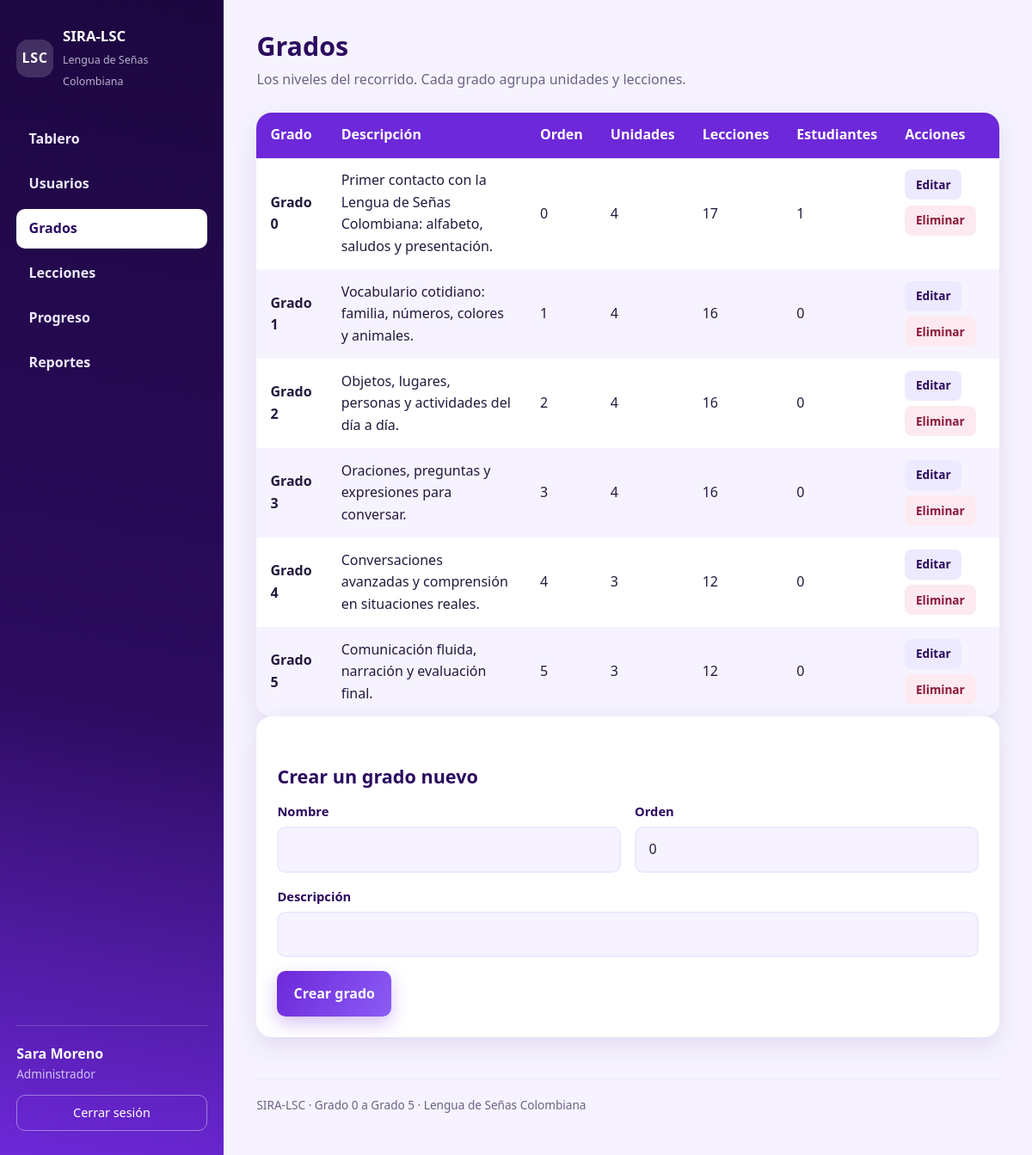
/index.php?ruta=admin/grados (signed in), run on the app's committed database.
### tables this page shows
CREATE TABLE usuarios (
    id_usuario     INT AUTO_INCREMENT PRIMARY KEY,
    nombre         VARCHAR(80)  NOT NULL,
    apellido       VARCHAR(80)  NOT NULL,
    correo         VARCHAR(150) NOT NULL UNIQUE,
    usuario        VARCHAR(50)  NOT NULL UNIQUE,
    contrasena     VARCHAR(255) NOT NULL,
    rol            ENUM('estudiante','tutor','administrador') NOT NULL DEFAULT 'estudiante',
    id_grado       INT          NULL,
    activo         TINYINT(1)   NOT NULL DEFAULT 1,
    fecha_registro DATETIME     NOT NULL DEFAULT CURRENT_TIMESTAMP,
    CONSTRAINT fk_usuarios_grado
        FOREIGN KEY (id_grado) REFERENCES grados(id_grado)
        ON DELETE SET NULL ON UPDATE CASCADE
);

CREATE TABLE grados (
    id_grado    INT AUTO_INCREMENT PRIMARY KEY,
    nombre      VARCHAR(50)  NOT NULL,
    descripcion VARCHAR(255) NOT NULL,
    orden       INT          NOT NULL DEFAULT 0
);

### config/funciones.php (called while the page is built, shortened)
<?php
function e($texto)
{
    return htmlspecialchars((string) $texto, ENT_QUOTES, 'UTF-8');
}
function url($ruta = 'inicio', $parametros = array())
{
    $destino = BASE_URL . 'index.php?ruta=' . urlencode($ruta);
    foreach ($parametros as $clave => $valor) {
        $destino .= '&' . urlencode($clave) . '=' . urlencode($valor);
    }
    return $destino;
}
function vista($archivo, $datos = array())
{
    extract($datos, EXTR_SKIP);
    require RUTA_BASE . '/views/' . $archivo . '.php';
}
function rolActual()
{
    return isset($_SESSION['rol']) ? $_SESSION['rol'] : null;
}
function panelDe($rol)
{
    switch ($rol) {
        case 'administrador': return 'admin/inicio';
    }
}
function nombreRol($rol)
{
    $nombres = array(
        'estudiante'    => 'Estudiante',
        'tutor'         => 'Tutor',
        'administrador' => 'Administrador',
    );
    return isset($nombres[$rol]) ? $nombres[$rol] : $rol;
}

### controllers/AdministradorController.php (called while the page is built, shortened)
<?php
class AdministradorController
{
    private $modeloUsuario;
    private $modeloGrado;
    public function __construct()
    {
        $this->modeloUsuario    = new Usuario();
        $this->modeloGrado      = new Grado();
    }
    public function grados($errores = array(), $datos = array())
    {
        vista('administrador/grados', array(
            'admin'   => $this->modeloUsuario->obtenerPorId($_SESSION['id_usuario']),
            'grados'  => $this->modeloGrado->listarConConteos(),
            'edita'   => isset($_GET['id']) ? $this->modeloGrado->obtenerPorId((int) $_GET['id']) : null,
            'errores' => $errores,
            'datos'   => $datos,
        ));
    }
}

### models/Usuario.php (called while the page is built, shortened)
<?php
class Usuario
{
    private $db;
    public function __construct()
    {
        $this->db = Database::conexion();
    }
    public function obtenerPorId($idUsuario)
    {
        $sentencia = $this->db->prepare(
            'SELECT u.id_usuario, u.nombre, u.apellido, u.correo, u.usuario, u.rol,
                    u.id_grado, u.activo, u.fecha_registro,
                    g.nombre AS grado, g.descripcion AS grado_descripcion, g.orden AS grado_orden
             FROM usuarios u
             LEFT JOIN grados g ON g.id_grado = u.id_grado
             WHERE u.id_usuario = ?'
        );
        $sentencia->execute(array((int) $idUsuario));
        $fila = $sentencia->fetch();
        return $fila ? $fila : null;
    }
}

### config/Database.php (called while the page is built, shortened)
<?php
class Database
{
    private static $pdo = null;
    public static function conexion()
    {
        if (self::$pdo === null) {
            $dsn = 'mysql:host=' . DB_HOST . ';dbname=' . DB_NOMBRE . ';charset=utf8mb4';
            try {
                self::$pdo = new PDO($dsn, DB_USUARIO, DB_CLAVE, array(
                    PDO::ATTR_ERRMODE            => PDO::ERRMODE_EXCEPTION,
                    PDO::ATTR_DEFAULT_FETCH_MODE => PDO::FETCH_ASSOC,
                    PDO::ATTR_EMULATE_PREPARES   => false,
                ));
            } catch (PDOException $e) {
                self::mostrarError($e->getMessage());
            }
        }
        return self::$pdo;
    }
}

### models/Grado.php (called while the page is built, shortened)
<?php
class Grado
{
    private $db;
    public function __construct()
    {
        $this->db = Database::conexion();
    }
    public function listarConConteos()
    {
        $sql = 'SELECT g.id_grado, g.nombre, g.descripcion, g.orden,
                       (SELECT COUNT(*) FROM cursos c WHERE c.id_grado = g.id_grado) AS cursos,
                       (SELECT COUNT(*) FROM lecciones l
                          INNER JOIN cursos c2 ON c2.id_curso = l.id_curso
                         WHERE c2.id_grado = g.id_grado) AS lecciones,
                       (SELECT COUNT(*) FROM usuarios u
                         WHERE u.id_grado = g.id_grado AND u.rol = \'estudiante\') AS estudiantes
                FROM grados g
                ORDER BY g.orden ASC, g.id_grado ASC';
        return $this->db->query($sql)->fetchAll();
    }
}

### views/administrador/grados.php (the view, shortened to what this page needs)
<?php
$activo  = 'grados';
$datos   = isset($datos) ? $datos : array();
$edita   = isset($edita) ? $edita : null;
$valor   = function ($campo, $porDefecto = '') use ($datos, $edita) {
    if (isset($datos[$campo]) && $datos[$campo] !== '') { return $datos[$campo]; }
    if ($edita && isset($edita[$campo]))                { return $edita[$campo]; }
    return $porDefecto;
};
require RUTA_BASE . '/views/layouts/header.php';
?>
<header class="titular">
    <h1>Grados</h1>
    <p>Los niveles del recorrido. Cada grado agrupa unidades y lecciones.</p>
</header>
<table class="tabla">
    <thead><tr><th>Grado</th><th>Descripción</th><th>Orden</th><th>Unidades</th><th>Lecciones</th><th>Estudiantes</th><th>Acciones</th></tr></thead>
    <tbody>
    <?php foreach ($grados as $fila): ?>
        <tr>
            <td><strong><?php echo e($fila['nombre']); ?></strong></td>
            <td><?php echo e($fila['descripcion']); ?></td>
            <td><?php echo (int) $fila['orden']; ?></td>
            <td><?php echo (int) $fila['cursos']; ?></td>
            <td><?php echo (int) $fila['lecciones']; ?></td>
            <td><?php echo (int) $fila['estudiantes']; ?></td>
            <td class="acciones">
                <a class="boton-mini" href="<?php echo url('admin/grados', array('id' => $fila['id_grado'])); ?>">Editar</a>
                <form method="post" action="<?php echo url('admin/grado/eliminar'); ?>">
                    <button class="boton-mini boton-peligro" type="submit">Eliminar</button>
                </form>
            </td>
        </tr>
    <?php endforeach; ?>
    </tbody>
</table>
<section class="tarjeta-form">
    <h2 class="titulo-seccion"><?php echo $edita ? 'Editar ' . e($edita['nombre']) : 'Crear un grado nuevo'; ?></h2>
    <form class="formulario" method="post" action="<?php echo url('admin/grado/guardar'); ?>">
        <div class="fila-doble">
            <p class="campo">
                <label for="nombre">Nombre</label>
                <input type="text" id="nombre" name="nombre" value="<?php echo e($valor('nombre')); ?>" required>
            </p>
            <p class="campo">
                <label for="orden">Orden</label>
                <input type="number" id="orden" name="orden" value="<?php echo e($valor('orden', '0')); ?>" min="0">
            </p>
        </div>
        <p class="campo">
            <label for="descripcion">Descripción</label>
            <input type="text" id="descripcion" name="descripcion" value="<?php echo e($valor('descripcion')); ?>" maxlength="255" required>
        </p>
        <button class="boton boton-corto" type="submit"><?php echo $edita ? 'Guardar cambios' : 'Crear grado'; ?></button>
    </form>
</section>
<?php require RUTA_BASE . '/views/layouts/footer.php'; ?>

### views/layouts/header.php (shortened to what this page needs)
<?php
$activo  = isset($activo) ? $activo : '';
$sinMenu = isset($sinMenu) ? $sinMenu : false;
$rol     = rolActual();
$conectado = null;
$prioridad = array('estudiante', 'tutor', 'admin');
if ($rol === 'tutor')              { $prioridad = array('tutor', 'admin', 'estudiante'); }
elseif ($rol === 'administrador')  { $prioridad = array('admin', 'tutor', 'estudiante'); }
foreach ($prioridad as $posible) {
    if (isset($$posible) && is_array($$posible) && isset($$posible['nombre'])) {
        $conectado = $$posible;
        break;
    }
}
$menus = array(
    'estudiante' => array(
        'Inicio'       => array('estudiante/inicio',    'inicio'),
        'Mis cursos'   => array('estudiante/cursos',    'cursos'),
        'Mis lecciones'=> array('estudiante/lecciones', 'lecciones'),
        'Mi progreso'  => array('estudiante/progreso',  'progreso'),
        'Mi perfil'    => array('estudiante/perfil',    'perfil'),
    ),
    'tutor' => array(
        'Inicio'           => array('tutor/inicio',      'inicio'),
        'Mis estudiantes'  => array('tutor/estudiantes', 'estudiantes'),
        'Mi perfil'        => array('tutor/perfil',      'perfil'),
    ),
    'administrador' => array(
        'Tablero'   => array('admin/inicio',    'inicio'),
        'Usuarios'  => array('admin/usuarios',  'usuarios'),
        'Grados'    => array('admin/grados',    'grados'),
        'Lecciones' => array('admin/lecciones', 'lecciones'),
        'Progreso'  => array('admin/progreso',  'progreso'),
        'Reportes'   => array('admin/reportes',  'reportes'),
    ),
);
$menu = isset($menus[$rol]) ? $menus[$rol] : array();
?>
<!DOCTYPE html>
<html lang="es">
<head>
    <link rel="stylesheet" href="<?php echo BASE_URL; ?>css/estilos.css">
</head>
<body class="<?php echo $sinMenu ? 'cuerpo-acceso' : 'cuerpo-panel'; ?>">
<?php if ($sinMenu): ?>
<main class="acceso">
<?php else: ?>
<div class="aplicacion">
    <nav class="menu-lateral">
        <a class="marca" href="<?php echo url(panelDe($rol)); ?>">
            <span class="marca-sigla">LSC</span>
            <span class="marca-texto">
                <strong>SIRA-LSC</strong>
                <small>Lengua de Señas Colombiana</small>
            </span>
        </a>
        <ul class="menu">
            <?php foreach ($menu as $etiqueta => $destino): ?>
                <li>
                    <a href="<?php echo url($destino[0]); ?>"
                       class="<?php echo $activo === $destino[1] ? 'activo' : ''; ?>">
                        <?php echo e($etiqueta); ?>
                    </a>
                </li>
            <?php endforeach; ?>
        </ul>
        <div class="menu-pie">
            <?php if ($conectado): ?>
                <p class="menu-nombre"><?php echo e($conectado['nombre'] . ' ' . $conectado['apellido']); ?></p>
                <p class="menu-grado">
                    <?php
                    echo e(nombreRol($rol));
                    ?>
                </p>
            <?php endif; ?>
            <a class="boton-salir" href="<?php echo url('salir'); ?>">Cerrar sesión</a>
        </div>
    </nav>
    <main class="contenido">
<?php endif; ?>

### css/estilos.css (style rules this page uses)
:root { --morado-oscuro: #2b0b5e; --morado-noche: #1d0740; --morado: #6d28d9; --morado-claro: #8b5cf6; --lavanda: #ede9fe; --lavanda-suave: #f6f3ff; --blanco: #ffffff; --tinta: #241a3d; --gris: #6c6383; --exito: #1f7a5a; --error: #b3204a; --radio: 18px; --radio-mini: 10px; --sombra: 0 10px 30px rgba(45, 12, 96, .10); --sombra-alta: 0 18px 44px rgba(45, 12, 96, .20); }
* { box-sizing: border-box; }
html { -webkit-text-size-adjust: 100%; }
body { margin: 0; font-family: "Segoe UI", "Trebuchet MS", system-ui, -apple-system, Arial, sans-serif; color: var(--tinta); line-height: 1.6; background: var(--lavanda-suave); }
h1, h2, h3 { line-height: 1.25; margin: 0 0 .4rem; font-weight: 700; }
h1 { font-size: 1.9rem; }
h2 { font-size: 1.35rem; }
p { margin: 0 0 .8rem; }
a { color: var(--morado); text-decoration: none; }
.formulario { margin: 0; }
.campo { display: block; margin: 0 0 1rem; }
.campo label { display: block; margin-bottom: .35rem; font-size: .92rem; font-weight: 600; color: var(--morado-oscuro); }
.campo input, .campo select { width: 100%; padding: .75rem .9rem; font: inherit; color: var(--tinta); background: var(--lavanda-suave); border: 2px solid var(--lavanda); border-radius: var(--radio-mini); transition: border-color .15s ease, background-color .15s ease; }
.fila-doble { display: grid; grid-template-columns: 1fr 1fr; gap: 0 1rem; }
.boton { display: inline-block; width: 100%; padding: .85rem 1.2rem; font: inherit; font-weight: 700; color: var(--blanco); background: linear-gradient(120deg, var(--morado) 0%, var(--morado-claro) 100%); border: none; border-radius: var(--radio-mini); cursor: pointer; text-align: center; box-shadow: 0 8px 20px rgba(109, 40, 217, .28); transition: transform .18s ease, box-shadow .18s ease, background .18s ease; }
.aplicacion { display: flex; min-height: 100vh; }
.menu-lateral { width: 260px; flex-shrink: 0; padding: 1.8rem 1.2rem; background: linear-gradient(190deg, var(--morado-noche) 0%, var(--morado-oscuro) 60%, var(--morado) 100%); color: var(--lavanda); display: flex; flex-direction: column; }
.marca { display: flex; align-items: center; gap: .7rem; margin-bottom: 2rem; color: var(--blanco); }
.marca-sigla { display: grid; place-items: center; width: 44px; height: 44px; border-radius: 14px; background: rgba(255, 255, 255, .16); font-weight: 700; letter-spacing: .04em; }
.marca-texto strong { display: block; font-size: 1.05rem; }
.marca-texto small { color: rgba(237, 233, 254, .75); font-size: .78rem; }
.menu { list-style: none; margin: 0; padding: 0; flex: 1; }
.menu li { margin-bottom: .35rem; }
.menu a { display: block; padding: .65rem .9rem; border-radius: var(--radio-mini); color: var(--lavanda); font-weight: 600; }
.menu a.activo { background: var(--blanco); color: var(--morado-oscuro); }
.menu-pie { margin-top: 1.5rem; padding-top: 1.2rem; border-top: 1px solid rgba(255, 255, 255, .18); }
.menu-nombre { margin: 0; font-weight: 700; color: var(--blanco); }
.menu-grado { margin: 0 0 .8rem; font-size: .85rem; color: rgba(237, 233, 254, .8); }
.boton-salir { display: block; padding: .55rem .9rem; text-align: center; border: 1px solid rgba(255, 255, 255, .4); border-radius: var(--radio-mini); color: var(--blanco); font-size: .9rem; }
.contenido { flex: 1; min-width: 0; padding: 2.2rem 2.4rem 3rem; }
.titular { margin-bottom: 1.6rem; }
.titular h1 { color: var(--morado-oscuro); }
.titular p { color: var(--gris); margin: 0; }
.titulo-seccion { margin: 2rem 0 1rem; color: var(--morado-oscuro); }
.tarjeta-form { padding: 1.5rem; background: var(--blanco); border-radius: var(--radio); box-shadow: var(--sombra); }
.tarjeta-form .boton { width: auto; }
.tabla { width: 100%; border-collapse: collapse; background: var(--blanco); border-radius: var(--radio); overflow: hidden; box-shadow: var(--sombra); }
.tabla th, .tabla td { padding: .85rem 1rem; text-align: left; }
.tabla thead { background: var(--morado); color: var(--blanco); }
.tabla tbody tr:nth-child(even) { background: var(--lavanda-suave); }
.boton-corto { width: auto; }
.boton-mini { display: inline-block; padding: .42rem .8rem; font: inherit; font-size: .85rem; font-weight: 600; color: var(--morado-oscuro); background: var(--lavanda); border: none; border-radius: 8px; cursor: pointer; }
.boton-peligro { background: #fdeaf0; color: #8c1739; }
.acciones { display: flex; flex-wrap: wrap; gap: .4rem; align-items: center; }
.acciones form { margin: 0; }

### data on the page
usuarios: nombre+apellido "Sara Moreno"
grados: nombre "Grado 0", descripcion "Primer contacto con la Lengua de Señas Colombiana: alfabeto, saludos y presentación.", orden "0", cursos "4", lecciones "17", estudiantes "1"
grados: nombre "Grado 1", descripcion "Vocabulario cotidiano: familia, números, colores y animales.", orden "1", cursos "4", lecciones "16", estudiantes "0"
grados: nombre "Grado 2", descripcion "Objetos, lugares, personas y actividades del día a día.", orden "2", cursos "4", lecciones "16", estudiantes "0"
grados: nombre "Grado 3", descripcion "Oraciones, preguntas y expresiones para conversar.", orden "3", cursos "4", lecciones "16", estudiantes "0"
grados: nombre "Grado 4", descripcion "Conversaciones avanzadas y comprensión en situaciones reales.", orden "4", cursos "3", lecciones "12", estudiantes "0"
grados: nombre "Grado 5", descripcion "Comunicación fluida, narración y evaluación final.", orden "5", cursos "3", lecciones "12", estudiantes "0"

### other printed values
$etiqueta "Tablero"
$etiqueta "Usuarios"
$etiqueta "Grados"
$etiqueta "Lecciones"
$etiqueta "Progreso"
$etiqueta "Reportes"
nombreRol($rol) "Administrador"
